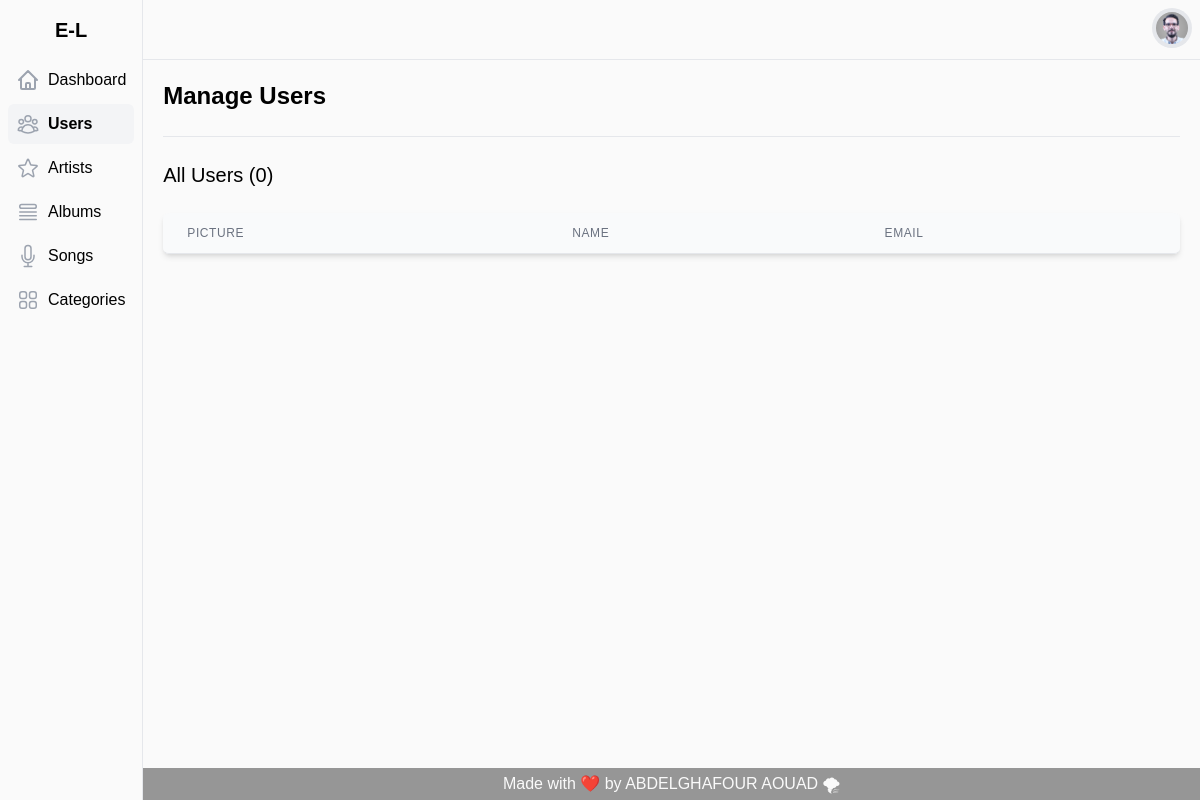
The page /users.php on the database as committed earlier.
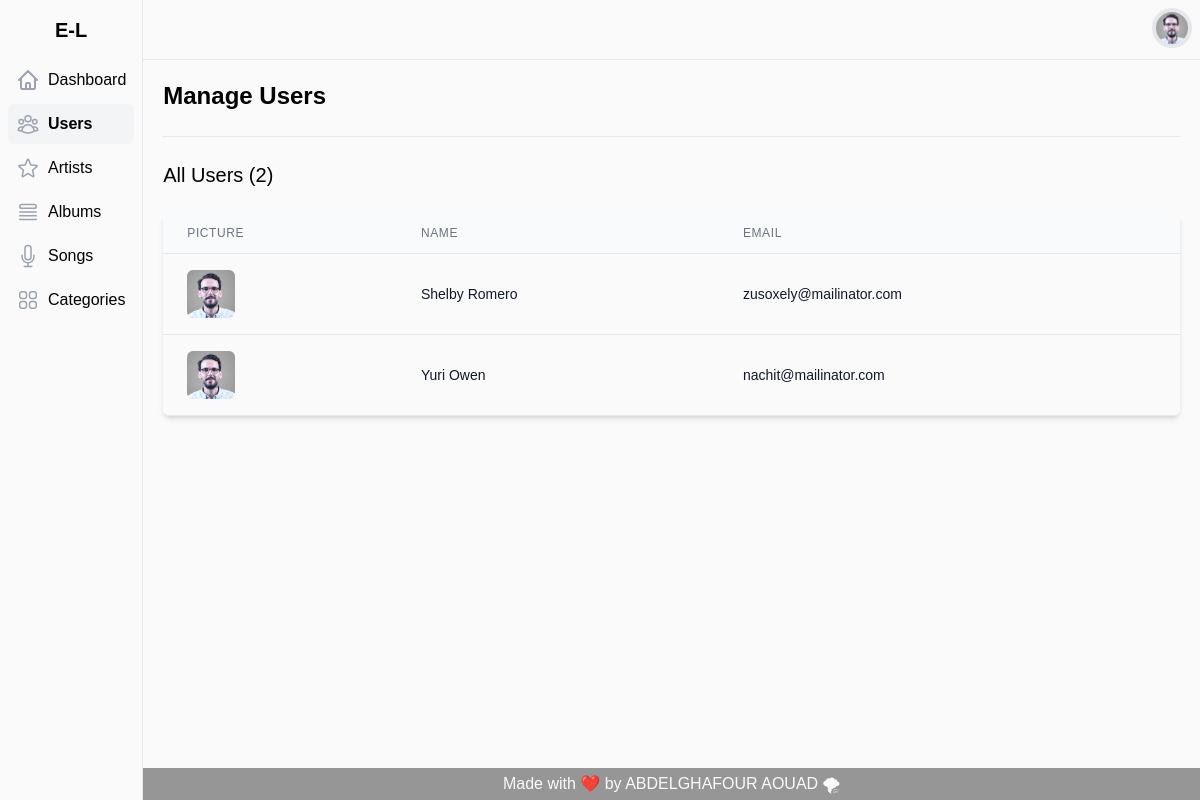
The same page on the database as committed later.
### tables this page shows
CREATE TABLE IF NOT EXISTS `users` (
  `id` int NOT NULL AUTO_INCREMENT,
  `full_name` varchar(60) NOT NULL,
  `email` varchar(60) NOT NULL,
  `password` text NOT NULL,
  `admin` int NOT NULL DEFAULT '0',
  `created_at` timestamp NOT NULL DEFAULT CURRENT_TIMESTAMP,
  `updated_at` timestamp NOT NULL DEFAULT CURRENT_TIMESTAMP,
  `deleted_at` timestamp NULL DEFAULT NULL,
  PRIMARY KEY (`id`)
);

### models/connection.php (called while the page is built, shortened)
<?php
class Connection
{
  private $serv = 'localhost';
  private $user = 'root';
  private $pass = '';
  private $bd = 'e-lyrics';
  private function pdoConnection()
  {
    $con = new PDO('mysql:host=' . $this->serv . ';dbname=' . $this->bd, $this->user, $this->pass);
    $con->setAttribute(PDO::ATTR_DEFAULT_FETCH_MODE, PDO::FETCH_ASSOC);
    try {
      return $con;
    } catch (PDOException $e) {
      echo 'Database Error: ' . $e->getMessage();
    }
  }
  public function connect()
  {
    return $this->pdoConnection();
  }
}

### models/statistic.php (called while the page is built)
<?php
require_once 'connection.php';
class Statistic extends Connection
{
  public $table;
  public function countt()
  {
    $sql = "SELECT count(id) FROM $this->table";
    $stmt = $this->connect()->prepare($sql);
    $stmt->execute();
    $result = $stmt->fetchColumn();
    return $result;
  }
}

### models/user.php (called while the page is built, shortened)
<?php
require_once 'connection.php';
class User extends Connection
{
  public function allUsers()
  {
    $sql = "SELECT * FROM users";
    $stmt = $this->connect()->prepare($sql);
    $stmt->execute();
    $result = $stmt->fetchAll();
    return $result;
  }
}

### views/tab-users.php (the view)
<?php
require_once 'models/user.php';
$users = (new User)->allUsers();
?>
<div class="flex flex-col mt-6">
      <div class="-my-2 overflow-x-auto sm:-mx-6 lg:-mx-8">
            <div class="inline-block min-w-full py-2 align-middle sm:px-6 lg:px-8">
                  <div class="overflow-hidden border-b border-gray-200 rounded-md shadow-md">
                        <table class="min-w-full overflow-x-scroll divide-y divide-gray-200">
                              <thead class="bg-gray-50">
                                    <tr>
                                          <th scope="col" class="px-6 py-3 text-xs font-medium tracking-wider text-left text-gray-500 uppercase">Picture</th>
                                          <th scope="col" class="px-6 py-3 text-xs font-medium tracking-wider text-left text-gray-500 uppercase">Name</th>
                                          <th scope="col" class="px-6 py-3 text-xs font-medium tracking-wider text-left text-gray-500 uppercase">Email</th>
                                    </tr>
                              </thead>
                              <tbody class="bg-white divide-y divide-gray-200">
                                    <?php
                                    foreach ($users as  $user) { ?>
                                          <tr class="transition-all hover:bg-gray-100 hover:shadow-lg" onclick="getuser(<?= $user['id'] ?>)" id="<?= $user['id'] ?>">
                                                <td class="px-6 py-4 whitespace-nowrap">
                                                      <div class="flex items-center">
                                                            <div class="flex-shrink-0 w-12 h-12">
                                                                  <img class="mx-auto picture h-12 rounded-md" product="" src="assets/img/users/user.png" alt="" />
                                                            </div>
                                                      </div>
                                                </td>
                                                <td class="user px-6 py-4 whitespace-nowrap">
                                                      <p class="name text-sm truncate max-w-sm text-gray-900" user="<?= $user['full_name'] ?>"><?= $user['full_name'] ?></p>
                                                </td>
                                                <td class="user px-6 py-4 whitespace-nowrap">
                                                      <p class="name text-sm truncate max-w-sm text-gray-900" user="<?= $user['email'] ?>"><?= $user['email'] ?></p>
                                                </td>
                                          </tr>
                                    <?php } ?>
                              </tbody>
                        </table>
                  </div>
            </div>
      </div>
</div>

### users.php (shortened to what the changed rows need)
<?php
require_once 'models/statistic.php';
$statistic = new Statistic();
$statistic->table = "users";
?>
<!DOCTYPE html>
<html lang="en">
<head>
  <link rel="stylesheet" href="assets/css/style.css" />
</head>
<body class="font-Poppins">
  <div class="flex h-screen overflow-y-hidden bg-white">
    <div class="flex flex-col flex-1 h-full overflow-hidden">
      <main class="flex-1 max-h-full p-5 overflow-hidden overflow-y-scroll">
        <div class="flex flex-col items-start justify-between pb-6 space-y-4 border-b lg:items-center lg:space-y-0 lg:flex-row">
          <h1 class="text-2xl font-semibold whitespace-nowrap">Manage Users</h1>
        </div>
        <h3 class="mt-6 text-xl">All Users (<?= $statistic->countt() ?>)</h3>
        <?php
        include 'views/tab-users.php';
        ?>
      </main>
    </div>
  </div>
</body>
</html>

Rows that differ between the two databases and show on the page:
added users: full_name "Shelby Romero", email "zusoxely@mailinator.com"
added users: full_name "Yuri Owen", email "nachit@mailinator.com"
Other text that changed with them:
$statistic->countt(): "0" → "2"
